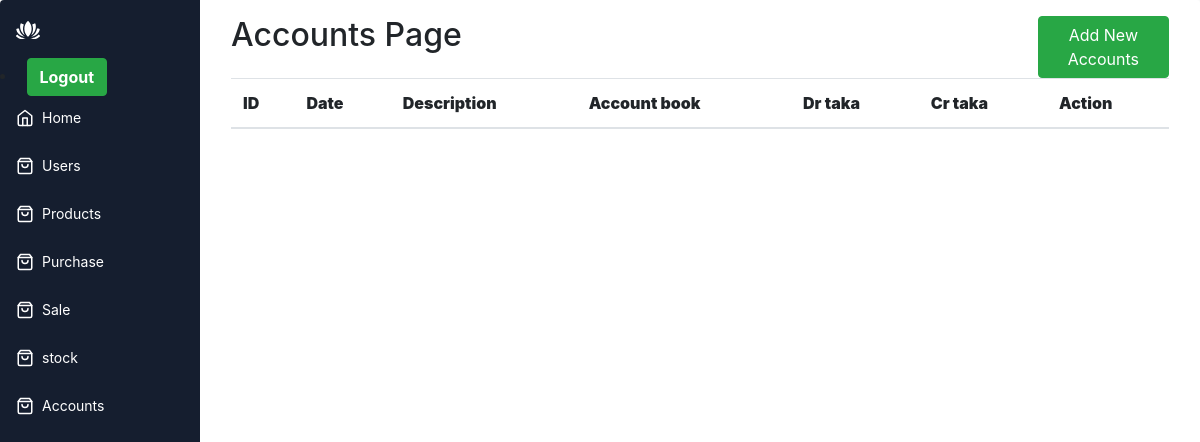
Before: /accounts.php (signed in) with the older database file.
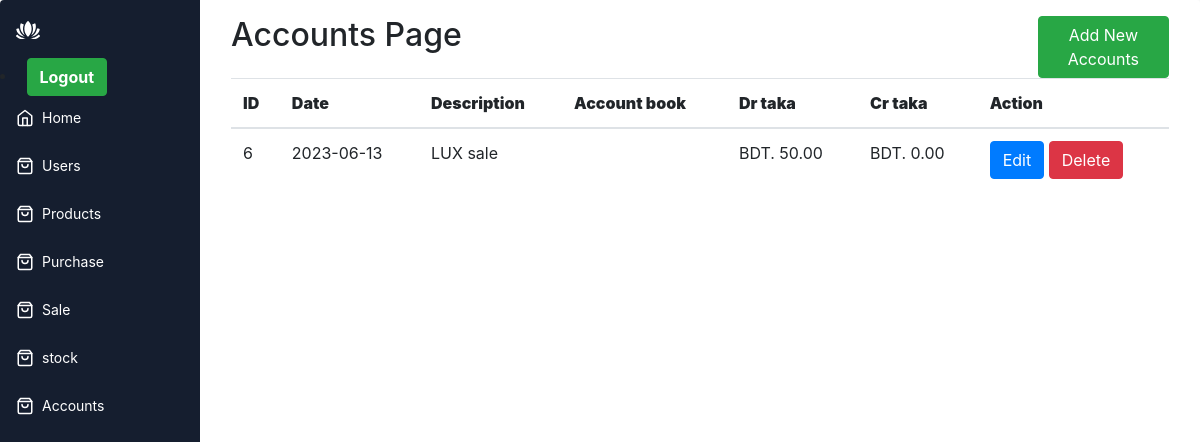
After: the same page with the newer database file.
### tables this page shows
CREATE TABLE `accounts` (
  `id` int(11) NOT NULL,
  `date` date NOT NULL,
  `description` text NOT NULL,
  `account_book` text NOT NULL,
  `debit` int(255) NOT NULL,
  `credit` int(255) NOT NULL
);

### accounts.php (the view, shortened to what this page needs)
<?php
include 'include/header.php';
include 'include/connection.php';
$sql ="SELECT * FROM accounts " ;
$result = $db->query($sql);
?>
<div class="app-content">
    <div class="container-fluid">
        <div class="row">
            <div class="col-md-10">
                <h2>Accounts  Page </h2>
            </div>
            <div class="col-md-2">
                <a href="accounts_add.php" class="btn btn-success">Add New Accounts</a>
            </div>
        </div>
    </div>
    <div class="container-fluid">
        <div class="row">
            <div class="col-md-12">
                <table class="table ">
                    <thead>
                        <th><b>ID</b></th>
                        <th><b>Date</b></th>
                        <th><b>Description</b></th>
                        <th><b>Account book</b></th>
                        <th><b>Dr taka</b></th>
                        <th><b>Cr taka</b></th>
                        <th><b>Action</b></th>
                    </thead>
                    <tbody>
                    <?php while($row = $result->fetch_assoc()): ?>
                        <tr>
                            <td><?php echo $row['id'] ; ?></td>
                            <td><?php echo $row['date'] ; ?></td>
                            <td> <?php echo $row['description'] ; ?></td>
                            <td> <?php echo $row['account_book'] ; ?></td>
                            <td>BDT. <?php echo $row['debit'] ; ?>.00</td>
                            <td>BDT. <?php echo $row['credit'] ; ?>.00</td>
                        <td>
                            <a href="accounts_edit.php?id=<?php echo $row['id']; ?>" class="btn btn-primary">Edit</a>
                            <a href="accounts_delete.php?id=<?php echo $row['id']; ?>" class="btn btn-danger" onclick="return confirm('Are you sure you want to delete this user?')">Delete</a>
                        </td>
                        </tr>
                        <?php endwhile; ?>
                    </tbody>
                </table>
            </div>
        </div>
    </div>
</div>
<?php
include 'include/footer.php';
?>

Changed rows visible on the page:
added accounts: id "6", date "2023-06-13", description "LUX sale", debit "50", credit "0"
